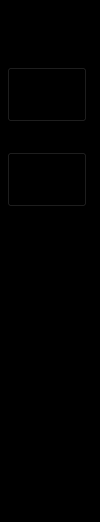
        <widget class="QFrame" name="frame_menu_right">
         <property name="sizePolicy">
          <sizepolicy hsizetype="Fixed" vsizetype="Preferred">
           <horstretch>0</horstretch>
           <verstretch>0</verstretch>
          </sizepolicy>
         </property>
         <property name="minimumSize">
          <size>
           <width>100</width>
           <height>0</height>
          </size>
         </property>
         <property name="maximumSize">
          <size>
           <width>100</width>
           <height>16777215</height>
          </size>
         </property>
         <property name="styleSheet">
          <string notr="true">background-color: rgb(0, 0, 0);</string>
         </property>
         <property name="frameShape">
          <enum>QFrame::StyledPanel</enum>
         </property>
         <property name="frameShadow">
          <enum>QFrame::Raised</enum>
         </property>
         <layout class="QVBoxLayout" name="verticalLayout_10">
          <property name="spacing">
           <number>0</number>
          </property>
          <property name="leftMargin">
           <number>0</number>
          </property>
          <property name="topMargin">
           <number>0</number>
          </property>
          <property name="rightMargin">
           <number>0</number>
          </property>
          <property name="bottomMargin">
           <number>0</number>
          </property>
          <item>
           <widget class="QFrame" name="frame_2">
            <property name="sizePolicy">
             <sizepolicy hsizetype="Fixed" vsizetype="Fixed">
              <horstretch>0</horstretch>
              <verstretch>0</verstretch>
             </sizepolicy>
            </property>
            <property name="maximumSize">
             <size>
              <width>100</width>
              <height>16777215</height>
             </size>
            </property>
            <property name="frameShape">
             <enum>QFrame::StyledPanel</enum>
            </property>
            <property name="frameShadow">
             <enum>QFrame::Raised</enum>
            </property>
            <layout class="QVBoxLayout" name="verticalLayout_12">
             <property name="leftMargin">
              <number>5</number>
             </property>
             <property name="rightMargin">
              <number>13</number>
             </property>
             <property name="bottomMargin">
              <number>13</number>
             </property>
             <item>
              <spacer name="verticalSpacer_4">
               <property name="orientation">
                <enum>Qt::Vertical</enum>
               </property>
               <property name="sizeHint" stdset="0">
                <size>
                 <width>20</width>
                 <height>40</height>
                </size>
               </property>
              </spacer>
             </item>
             <item>
              <widget class="QPushButton" name="PBtn_Snapshot">
               <property name="sizePolicy">
                <sizepolicy hsizetype="Fixed" vsizetype="Fixed">
                 <horstretch>0</horstretch>
                 <verstretch>0</verstretch>
                </sizepolicy>
               </property>
               <property name="minimumSize">
                <size>
                 <width>80</width>
                 <height>55</height>
                </size>
               </property>
               <property name="maximumSize">
                <size>
                 <width>95</width>
                 <height>23</height>
                </size>
               </property>
               <property name="styleSheet">
                <string notr="true">QPushButton{
	
	border-image: url(:/BTN/resource/QuantumRED_MAIN/SNAPSHOT.png);
}
QPushButton:hover{
	
	border-image: url(:/BTN/resource/QuantumRED_MAIN/SNAPSHOT_HOVER.png);
}
QPushButton:pressed{
	
	border-image: url(:/BTN/resource/QuantumRED_MAIN/SNAPSHOT_PRESSED.png);
}
</string>
               </property>
               <property name="text">
                <string/>
               </property>
              </widget>
             </item>
             <item>
              <spacer name="verticalSpacer_3">
               <property name="orientation">
                <enum>Qt::Vertical</enum>
               </property>
               <property name="sizeHint" stdset="0">
                <size>
                 <width>20</width>
                 <height>40</height>
                </size>
               </property>
              </spacer>
             </item>
             <item>
              <widget class="QPushButton" name="Btn_VideoRecording">
               <property name="sizePolicy">
                <sizepolicy hsizetype="Fixed" vsizetype="Fixed">
                 <horstretch>0</horstretch>
                 <verstretch>0</verstretch>
                </sizepolicy>
               </property>
               <property name="minimumSize">
                <size>
                 <width>80</width>
                 <height>55</height>
                </size>
               </property>
               <property name="maximumSize">
                <size>
                 <width>80</width>
                 <height>60</height>
                </size>
               </property>
               <property name="styleSheet">
                <string notr="true">QPushButton{
	
	border-image: url(:/BTN/resource/BUTTON/REC.png);
}
QPushButton:hover{
	border-image: url(:/BTN/resource/BUTTON/REC_HOVER.png);
}
QPushButton:pressed{
	border-image: ur(l:/BTN/resource/BUTTON/REC_PRESSED.png);
}
</string>
               </property>
               <property name="text">
                <string/>
               </property>
              </widget>
             </item>
             <item>
              <spacer name="verticalSpacer_7">
               <property name="orientation">
                <enum>Qt::Vertical</enum>
               </property>
               <property name="sizeType">
                <enum>QSizePolicy::Fixed</enum>
               </property>
               <property name="sizeHint" stdset="0">
                <size>
                 <width>20</width>
                 <height>300</height>
                </size>
               </property>
              </spacer>
             </item>
            </layout>
           </widget>
          </item>
         </layout>
        </widget>
